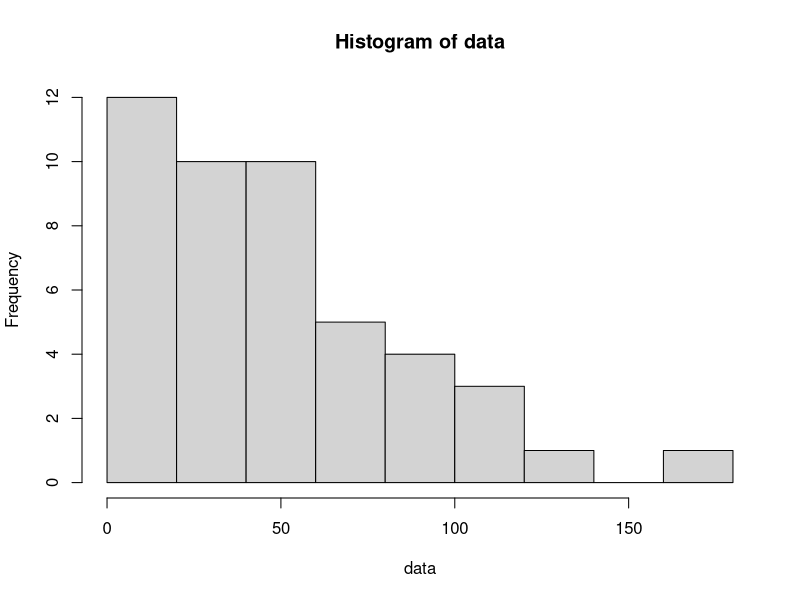
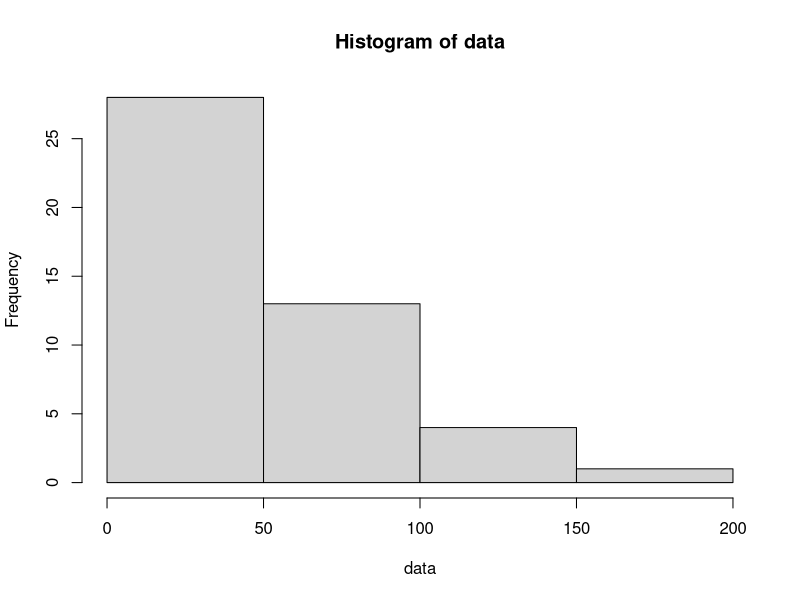
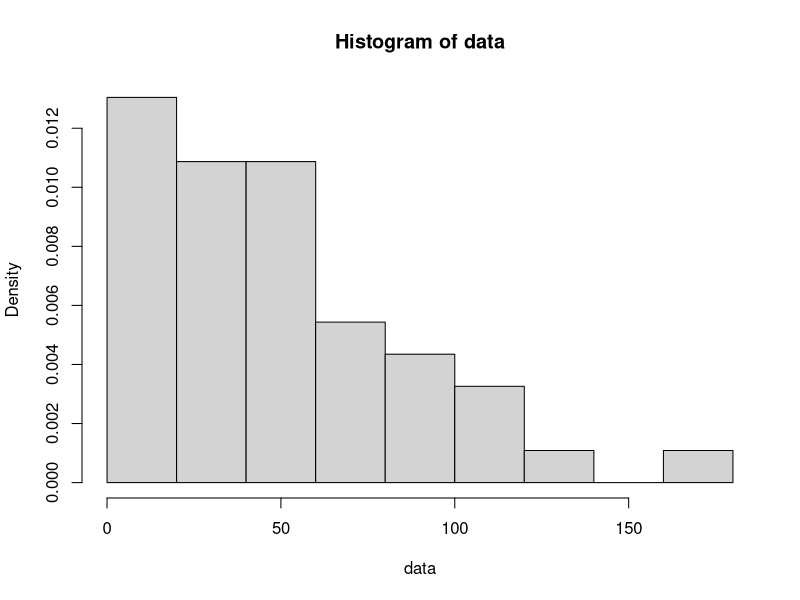
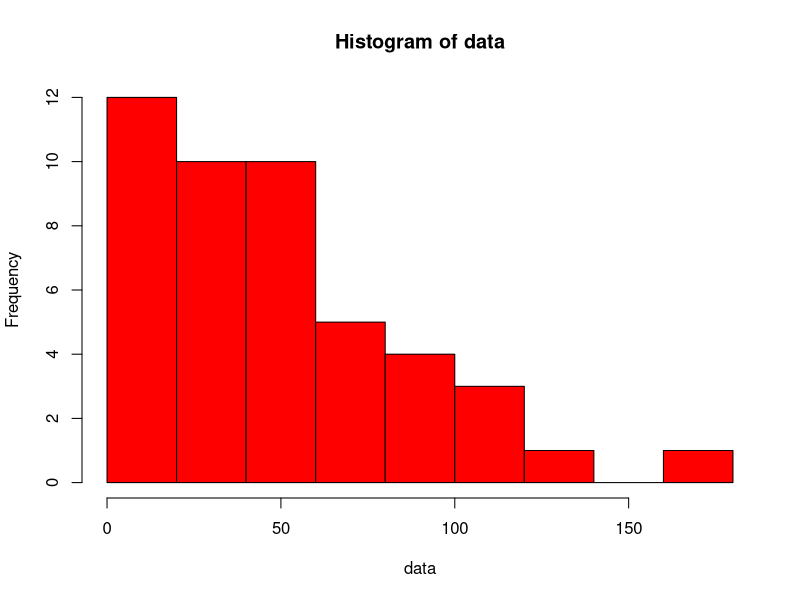
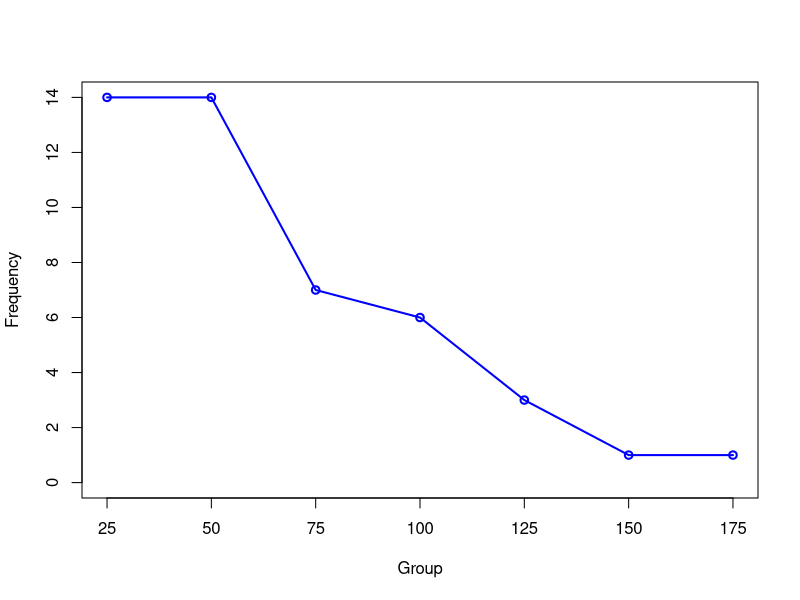
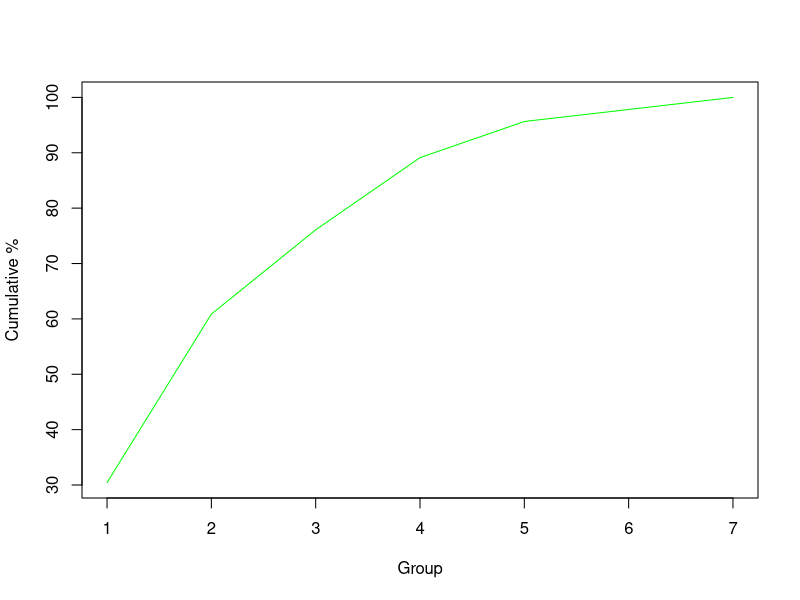
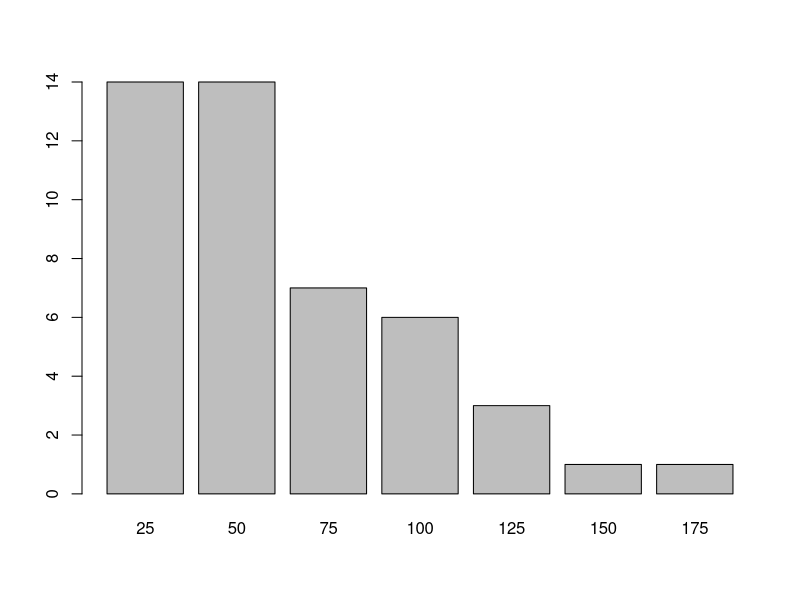
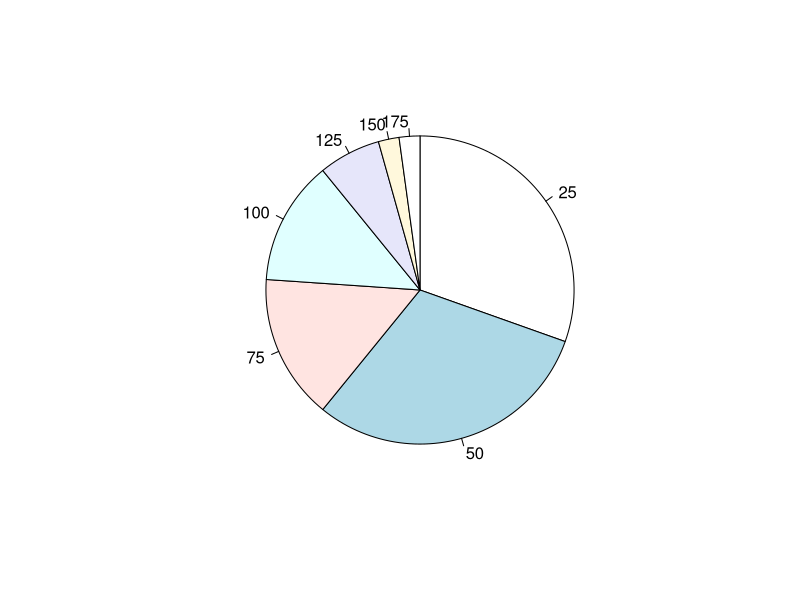

These figures' R source, in order:
# File 01. Frequency distributions in Tables and Graphs
# Chapter 2 of Statistics for the Behavioral Sciences 2nd edition by Privitera
# made by JJ Kim Feb 15th 2019

# table 2.1 data p. 32
data = c(30, 70, 7, 47, 13, 60, 0, 91, 33, 44, 40, 9, 67, 55, 65, 12, 140, 77, 49, 77, 110, 98, 21, 22, 44, 33, 44, 18, 10, 33, 30, 20, 110, 109, 54, 17, 55, 16, 90, 12, 175, 44, 33, 33, 7, 82)

# range(data) will show the range of the data: the minimum and maximum value.
range(data)

# Frequency distribution into grouped data 
n <- 7                                  # the number of intervals
grouped_data <- cut(data, breaks=n)     # cut data into n groups 
freq <- table(grouped_data)             # show the frequency distribution
rownames(freq) <- c(25, 50, 75, 100, 125, 150, 175) # set the column name
cum <- cumsum(freq)                     # cumulative frequency distribution
rel <- freq/sum(freq)                   # relative frequency
rel_per <- rel * 100                    # relative percent
cum_rel <- cum/sum(freq)                # cumulative relative frequency
cum_rel_per <- cum_rel * 100            # cumulative relative percent

# shows the frequency table by binding each columns  
f_table <- cbind(freq, cum, rel, rel_per, cum_rel, cum_rel_per)

# change column names of the table
colnames(f_table) <- c("Frequency", "Cumulative Frequency", "Relative Frequency", "Relative Percent", "Cumulative Relative Frequency", "Cumulative Relative Percent")
# show the frequency table
f_table

# histogram of table
hist(data)
hist(data, breaks = 5)
hist(data, breaks = 10, freq = FALSE) # it shows the density
hist(data, breaks = 10, col = "red") # setting a color

# Frequency polygons
plot(freq, type = 'o', col = 'blue', xlab = "Group", ylab = "Frequency")
# Ogive
plot(cum_rel_per, type = 'l', col = 'green', xlab = "Group", ylab = "Cumulative %")
# Stem-and-leaf display
stem(data)

# Bar chart
barplot(freq)
# Pie chart
pie(freq, clockwise = TRUE)

# Optional - Data Frame in R
# if you make this table in the form of data frame, then you can easily access to each column
df <- data.frame(f_table)
# access to the column using the column name.
df$Frequency
df$Cumulative.Frequency
# row.names show the row name of data frame
row.names(df)
